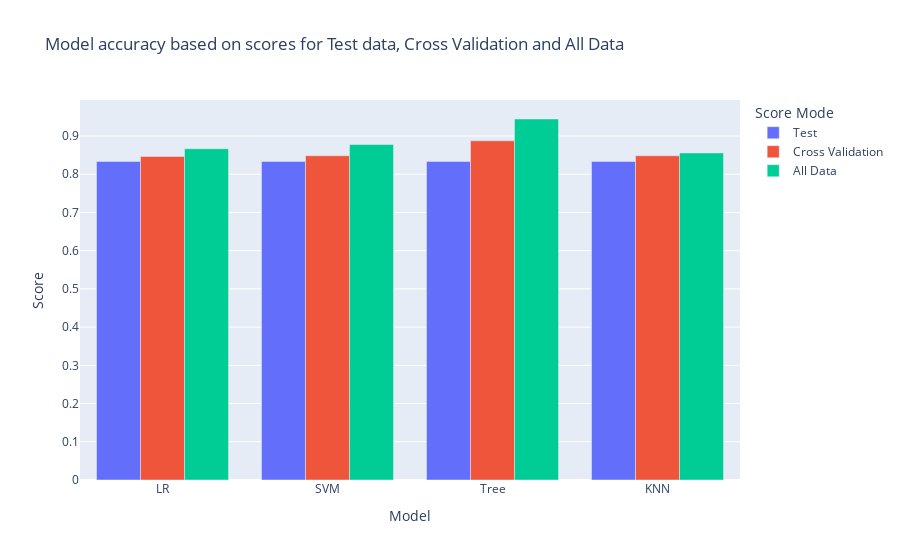

Here is the notebook cell this chart was saved with:
### Code cell
import plotly.express as px
pl_acc_df= accuracy.T.reset_index().iloc[1:]
pl_acc_df.columns = ['Model','Test','Cross Validation',"All Data"]

df_melted = pl_acc_df.melt(id_vars=['Model'], value_vars=['Test','Cross Validation','All Data'], 
                    var_name='Score Mode', value_name='Score')

fig = px.bar(data_frame=df_melted ,x='Model',y='Score',color='Score Mode',barmode='group',
             title="Model accuracy based on scores for Test data, Cross Validation and All Data")
fig.show()

### Figure 1 — Plotly figure (JSON) as saved in the notebook; plotly's stock layout.template omitted (floating-point values rounded to 4 significant figures)
{"data": [{"alignmentgroup": "True", "hovertemplate": "Score Mode=Test<br>Model=%{x}<br>Score=%{y}<extra></extra>", "legendgroup": "Test", "marker": {"color": "#636efa", "pattern": {"shape": ""}}, "name": "Test", "offsetgroup": "Test", "orientation": "v", "showlegend": true, "textposition": "auto", "type": "bar", "x": ["LR", "SVM", "Tree", "KNN"], "xaxis": "x", "y": [0.8333, 0.8333, 0.8333, 0.8333], "yaxis": "y"}, {"alignmentgroup": "True", "hovertemplate": "Score Mode=Cross Validation<br>Model=%{x}<br>Score=%{y}<extra></extra>", "legendgroup": "Cross Validation", "marker": {"color": "#EF553B", "pattern": {"shape": ""}}, "name": "Cross Validation", "offsetgroup": "Cross Validation", "orientation": "v", "showlegend": true, "textposition": "auto", "type": "bar", "x": ["LR", "SVM", "Tree", "KNN"], "xaxis": "x", "y": [0.8464, 0.8482, 0.8875, 0.8482], "yaxis": "y"}, {"alignmentgroup": "True", "hovertemplate": "Score Mode=All Data<br>Model=%{x}<br>Score=%{y}<extra></extra>", "legendgroup": "All Data", "marker": {"color": "#00cc96", "pattern": {"shape": ""}}, "name": "All Data", "offsetgroup": "All Data", "orientation": "v", "showlegend": true, "textposition": "auto", "type": "bar", "x": ["LR", "SVM", "Tree", "KNN"], "xaxis": "x", "y": [0.8667, 0.8778, 0.9444, 0.8556], "yaxis": "y"}], "layout": {"barmode": "group", "legend": {"title": {"text": "Score Mode"}, "tracegroupgap": 0}, "title": {"text": "Model accuracy based on scores for Test data, Cross Validation and All Data"}, "xaxis": {"anchor": "y", "domain": [0, 1], "title": {"text": "Model"}}, "yaxis": {"anchor": "x", "domain": [0, 1], "title": {"text": "Score"}}}}
